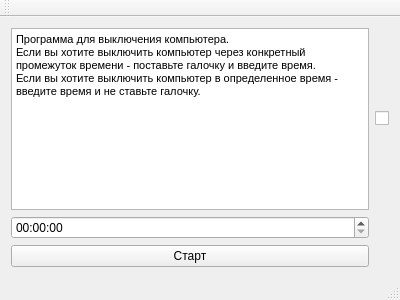
<?xml version="1.0" encoding="UTF-8"?>
<ui version="4.0">
 <class>MainWindow</class>
 <widget class="QMainWindow" name="MainWindow">
  <property name="geometry">
   <rect>
    <x>0</x>
    <y>0</y>
    <width>400</width>
    <height>300</height>
   </rect>
  </property>
  <property name="windowTitle">
   <string>MainWindow</string>
  </property>
  <widget class="QWidget" name="centralWidget">
   <layout class="QGridLayout" name="gridLayout">
    <item row="0" column="0">
     <widget class="QTextEdit" name="textEdit">
      <property name="html">
       <string>&lt;!DOCTYPE HTML PUBLIC &quot;-//W3C//DTD HTML 4.0//EN&quot; &quot;http://www.w3.org/TR/REC-html40/strict.dtd&quot;&gt;
&lt;html&gt;&lt;head&gt;&lt;meta name=&quot;qrichtext&quot; content=&quot;1&quot; /&gt;&lt;style type=&quot;text/css&quot;&gt;
p, li { white-space: pre-wrap; }
&lt;/style&gt;&lt;/head&gt;&lt;body style=&quot; font-family:'MS Shell Dlg 2'; font-size:8.25pt; font-weight:400; font-style:normal;&quot;&gt;
&lt;p style=&quot; margin-top:0px; margin-bottom:0px; margin-left:0px; margin-right:0px; -qt-block-indent:0; text-indent:0px;&quot;&gt;Программа для выключения компьютера.&lt;/p&gt;
&lt;p style=&quot; margin-top:0px; margin-bottom:0px; margin-left:0px; margin-right:0px; -qt-block-indent:0; text-indent:0px;&quot;&gt;Если вы хотите выключить компьютер через конкретный промежуток времени - поставьте галочку и введите время.&lt;/p&gt;
&lt;p style=&quot; margin-top:0px; margin-bottom:0px; margin-left:0px; margin-right:0px; -qt-block-indent:0; text-indent:0px;&quot;&gt;Если вы хотите выключить компьютер в определенное время - введите время и не ставьте галочку.&lt;/p&gt;&lt;/body&gt;&lt;/html&gt;</string>
      </property>
     </widget>
    </item>
    <item row="0" column="1">
     <widget class="QCheckBox" name="checkBox">
      <property name="text">
       <string/>
      </property>
     </widget>
    </item>
    <item row="1" column="0">
     <widget class="QTimeEdit" name="timeEdit">
      <property name="displayFormat">
       <string>HH:mm:ss</string>
      </property>
     </widget>
    </item>
    <item row="2" column="0">
     <widget class="QPushButton" name="playPause">
      <property name="text">
       <string>Старт</string>
      </property>
     </widget>
    </item>
   </layout>
  </widget>
  <widget class="QMenuBar" name="menuBar">
   <property name="geometry">
    <rect>
     <x>0</x>
     <y>0</y>
     <width>400</width>
     <height>20</height>
    </rect>
   </property>
  </widget>
  <widget class="QToolBar" name="mainToolBar">
   <attribute name="toolBarArea">
    <enum>TopToolBarArea</enum>
   </attribute>
   <attribute name="toolBarBreak">
    <bool>false</bool>
   </attribute>
  </widget>
  <widget class="QStatusBar" name="statusBar"/>
 </widget>
 <layoutdefault spacing="6" margin="11"/>
 <resources/>
 <connections/>
</ui>
